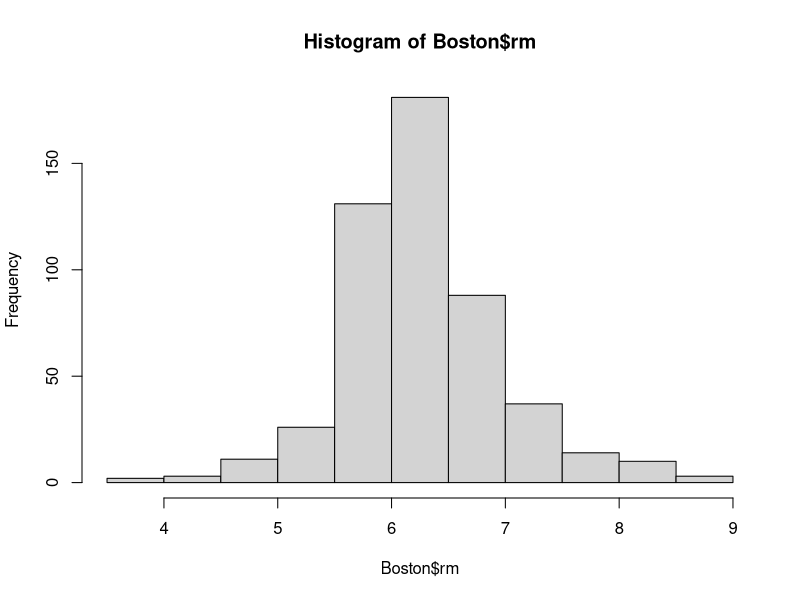
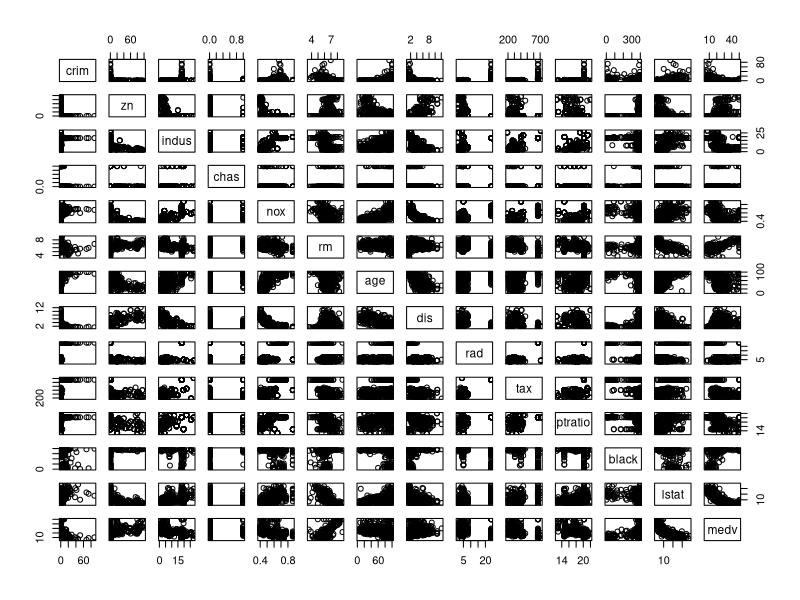
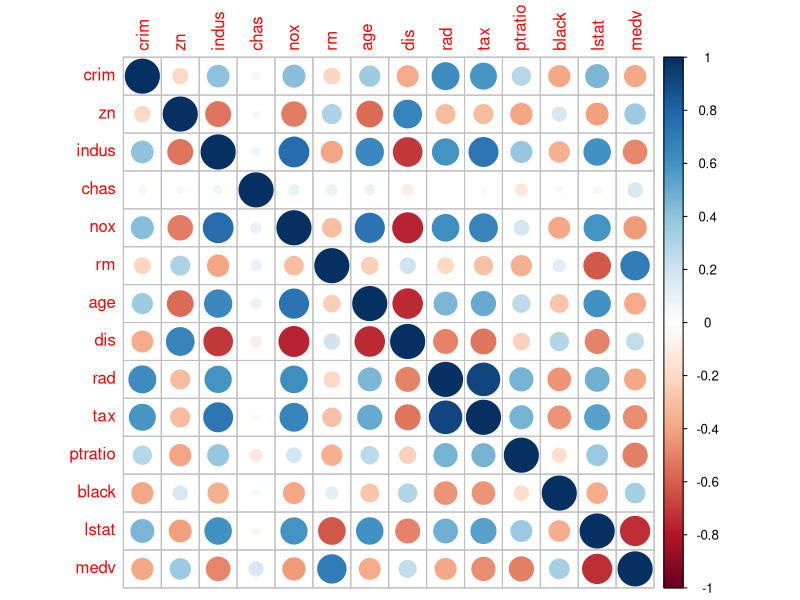
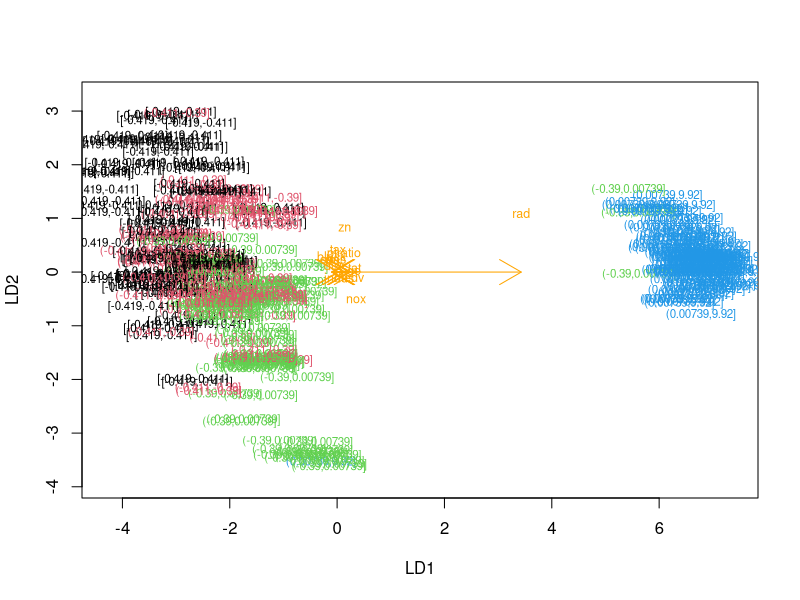
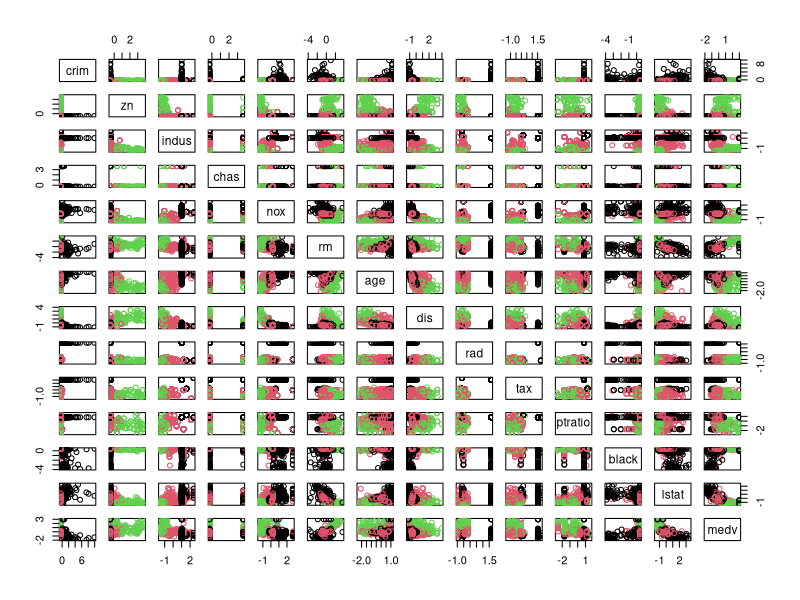

These charts were generated, in order, by the following R code:
## ---- chunk 1

library (MASS)
data("Boston")
str(Boston)
dim(Boston)

## ---- chunk 2
summary(Boston)

hist_rm <- hist(Boston$rm)

## ---- chunk 3

pairs(Boston)

cor_matrix <- cor(Boston)
cor_matrix

library(corrplot)
corrplot(cor_matrix)

## ---- chunk 4

Boston_scaled <- scale(Boston)
summary(Boston_scaled)
class(Boston_scaled)
Boston_scaled2 <- as.data.frame(Boston_scaled)

## ---- chunk 5

summary(Boston_scaled2$crim)

## ---- chunk 6

quantile_vector <- quantile(Boston_scaled2$crim)
quantile_vector

crime <- cut(Boston_scaled2$crim, breaks = quantile_vector, include.lowest = TRUE)

library(dplyr)

Boston_scaled2 <- dplyr::select(Boston_scaled2, -crim)
Boston_scaled2 <- data.frame(Boston_scaled2, crime)

## ---- chunk 7

n <- nrow(Boston_scaled2)
ind <- sample(n, size = n * 0.8)
train <- Boston_scaled2 [ind,]
test <- Boston_scaled2 [-ind,]

## ---- chunk 8
lda.fit <- lda(crime ~ ., data=train)
lda.fit

lda.arrows <- function (x, myscale = 1, arrow_heads = 0.1,
color = "orange", tex=0.75, choices = c(1,2)) {
  heads <- coef (x)
  arrows(x0 = 0, y0 = 0,
        x1 = myscale * heads[,choices [1]],
        x2 = myscale * heads[,choices [2]], col=color,
lenght = arrow_heads)
  text(myscale * heads[,choices], labels= row.names(heads),
        cex = tex, col=color, pos=3)
}

classes <- as.numeric(train$crime)

plot(lda.fit, dimen = 2, col = classes, pch = classes)
lda.arrows(lda.fit, myscale = 1)

## ---- chunk 9

crime_categories <- as.numeric(test$crime)

library(dplyr)

test_data <- dplyr::select(test, -crime)
test_data <- data.frame(test_data, crime_categories)

## ---- chunk 10

lda.pred <- predict(lda.fit, newdata = test_data)

table (correct = crime_categories, predicted = lda.pred$class)

## ---- chunk 11

library(MASS)
data("Boston")
Boston_stand <- scale(Boston)

## ---- chunk 12

dist <- dist(Boston_stand)
summary(dist)

dist_manhattan <- dist(Boston_stand, method = 'manhattan')
summary(dist_manhattan)
## ---- chunk 13
kmeans <- kmeans(Boston_stand, centers = 3)

pairs(Boston_stand, col = kmeans$cluster)
